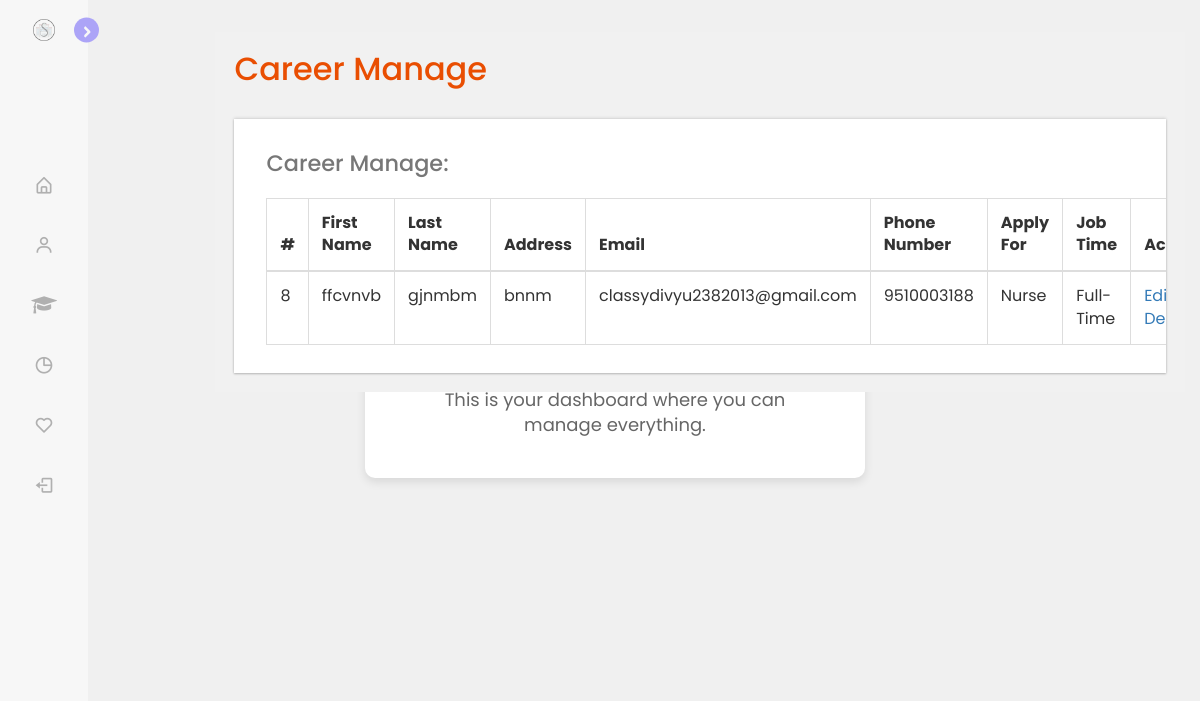
/admin/career-manage.php, run on the app's committed database.
### tables this page shows
CREATE TABLE `careers` (
  `id` int(10) NOT NULL,
  `first_name` varchar(50) NOT NULL,
  `last_name` varchar(50) NOT NULL,
  `address` varchar(100) NOT NULL,
  `date_of_birth` varchar(10) NOT NULL,
  `qualification` varchar(30) NOT NULL,
  `email` varchar(50) NOT NULL,
  `phone_number` varchar(13) NOT NULL,
  `work_experince` varchar(100) NOT NULL,
  `skill` varchar(100) NOT NULL,
  `apply_for` varchar(50) NOT NULL,
  `job_time` varchar(20) NOT NULL,
  `date` date NOT NULL,
  `status` varchar(30) NOT NULL,
  `joiny` varchar(20) NOT NULL
);

### admin/career-manage.php (the view, shortened to what this page needs)
<?php
include_once("config.php");
$query = mysqli_query($con, "SELECT * FROM careers");
?>
<!DOCTYPE HTML>
	<html>
	<head>
		<link href="css/bootstrap.css" rel='stylesheet' type='text/css' />
		<link href="css/style.css" rel='stylesheet' type='text/css' />
		<link href="css/font-awesome.css" rel="stylesheet">
		<link href="css/animate.css" rel="stylesheet" type="text/css" media="all">
		<link href="css/custom.css" rel="stylesheet">
	</head>
	<body class="cbp-spmenu-push">
		<div class="row">
			<div class="col-lg-2">
				<?php include_once('side.php'); ?>
			</div>
			<div class="col-lg-10">
				<div class="main-content">
					<div id="page-wrapper">
						<div class="main-page">
							<div class="tables">
								<h3 class="title1">Career Manage</h3>
								<div class="table-responsive bs-example widget-shadow">
									<h4>Career Manage:</h4>
									<table class="table table-bordered">
										<thead>
											<tr>
                                                <th>#</th>
												<th>First Name</th>
												<th>Last Name</th>
												<th>Address</th>
												<th>Email</th>
												<th>Phone Number</th>
												<th>Apply For</th>
												<th>Job Time</th>
												<th>Action</th>
											</tr>
										</thead>
										<tbody>
											<?php
											while ($row = mysqli_fetch_array($query)) {
												echo "<tr>";
                                                echo "<td>".$row['id']."</td>";
												echo "<td>".$row['first_name']."</td>";
												echo "<td>".$row['last_name']."</td>";
												echo "<td>".$row['address']."</td>";
												echo "<td>".$row['email']."</td>";
                                                echo "<td>".$row['phone_number']."</td>";
                                                echo "<td>".$row['apply_for']."</td>";
                                                echo "<td>".$row['job_time']."</td>";
												echo "<td> <a href='career-edit.php?id=$row[id]'>Edit
                                                </a> |
												<a href='deletecareer.php?id=$row[id]'>Delete
												</a>
														</td>
												</tr>";
											} ?>
										</tbody>
									</table>
								</div>
							</div>
						</div>
					</div>
				</div>
			</div>
		</div>
	</body>
	</html>

### admin/css/style.css (style rules this page uses)
h4, h5, h6, h1, h2, h3 { margin: 0; }
html, body { font-family: 'Roboto Condensed', sans-serif; font-size: 100%; overflow-x: hidden; background: #fff; }
body a { transition: 0.5s all ease; -webkit-transition: 0.5s all ease; -moz-transition: 0.5s all ease; -o-transition: 0.5s all ease; -ms-transition: 0.5s all ease; text-decoration:none; }
h1,h2,h3,h4,h5,h6 { margin:0; }
.main-content { position: relative; }
.cbp-spmenu-push { overflow-x: hidden; position: relative; }
.cbp-spmenu, .cbp-spmenu-push { -webkit-transition: all 0.3s ease; -moz-transition: all 0.3s ease; transition: all 0.3s ease; }
.cbp-spmenu-push div#page-wrapper { margin: auto; transition:.5s all; -webkit-transition:.5s all; -moz-transition:.5s all; }
.charts,.row { margin: 2em 0 0; }
.widget-shadow { background-color: #fff; box-shadow: 0 -1px 3px rgba(0,0,0,.12),0 1px 2px rgba(0,0,0,.24); -webkit-box-shadow: 0 -1px 3px rgba(0,0,0,.12),0 1px 2px rgba(0,0,0,.24); -moz-box-shadow: 0 -1px 3px rgba(0,0,0,.12),0 1px 2px rgba(0,0,0,.24); }
h3.title1 { font-size: 2em; color: #e94e02; margin-bottom: 0.8em; }
.table > thead > tr > th, .table > tbody > tr > th, .table > tfoot > tr > th, .table > thead > tr > td, .table > tbody > tr > td, .table > tfoot > tr > td { border-top: none; }
.tables h4 { font-size: 1.4em; margin-bottom: 1em; color: #777777; }
.tables .panel-body ,.tables .bs-example { padding: 2em 2em 0.5em; }
.tables .table > thead > tr > th, .tables .table > tbody > tr > th, .tables .table > tfoot > tr > th, .tables .table > thead > tr > td, .tables .table > tbody > tr > td, .tables .table > tfoot > tr > td { padding: 13px; border-top: 1px solid #E0E0E0; }
.bs-example { margin-top: 2em; }

### admin/css/custom.css (style rules this page uses)
#page-wrapper { padding:2% 2%; background-color: #F1F1F1; }

### admin/side.css (style rules this page uses)
* { margin: 0; padding: 0; box-sizing: border-box; font-family: 'Poppins', sans-serif; }
:root { --sidebar-color: #FFF; --primary-color: #6958FF; --primary-color-light: #F6F5FF; --toggle-color: #DDD; --text-color: #707070; --tran-03: all 0.2s ease; --tran-03: all 0.3s ease; --tran-04: all 0.3s ease; --tran-05: all 0.3s ease; }
body { min-height: 100vh; background-color: var(--body-color); transition: var(--tran-05); }

### admin/side.php (style rules this page uses)
body { font-family: 'Arial', sans-serif; margin: 0; padding: 0; background-color: #f0f0f0; }

### data on the page
careers: id "8", first_name "ffcvnvb", last_name "gjnmbm", address "bnnm", email "classydivyu2382013@gmail.com", phone_number "9510003188", apply_for "Nurse", job_time "Full-Time"
